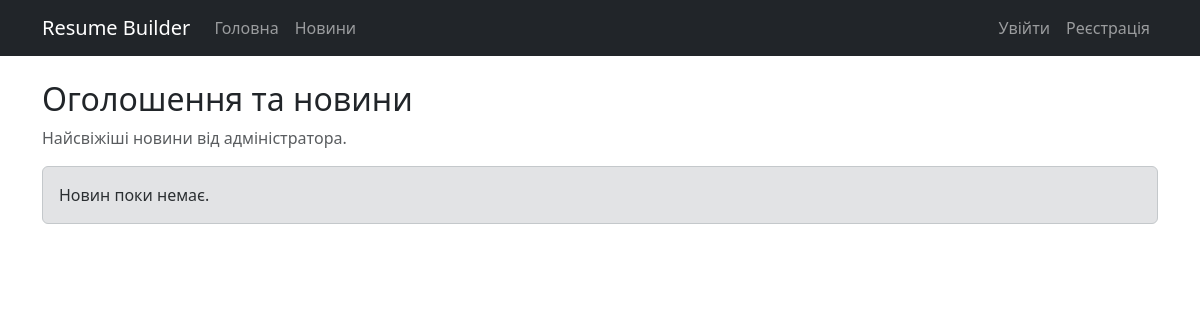
The page /news/ on the database as committed earlier.
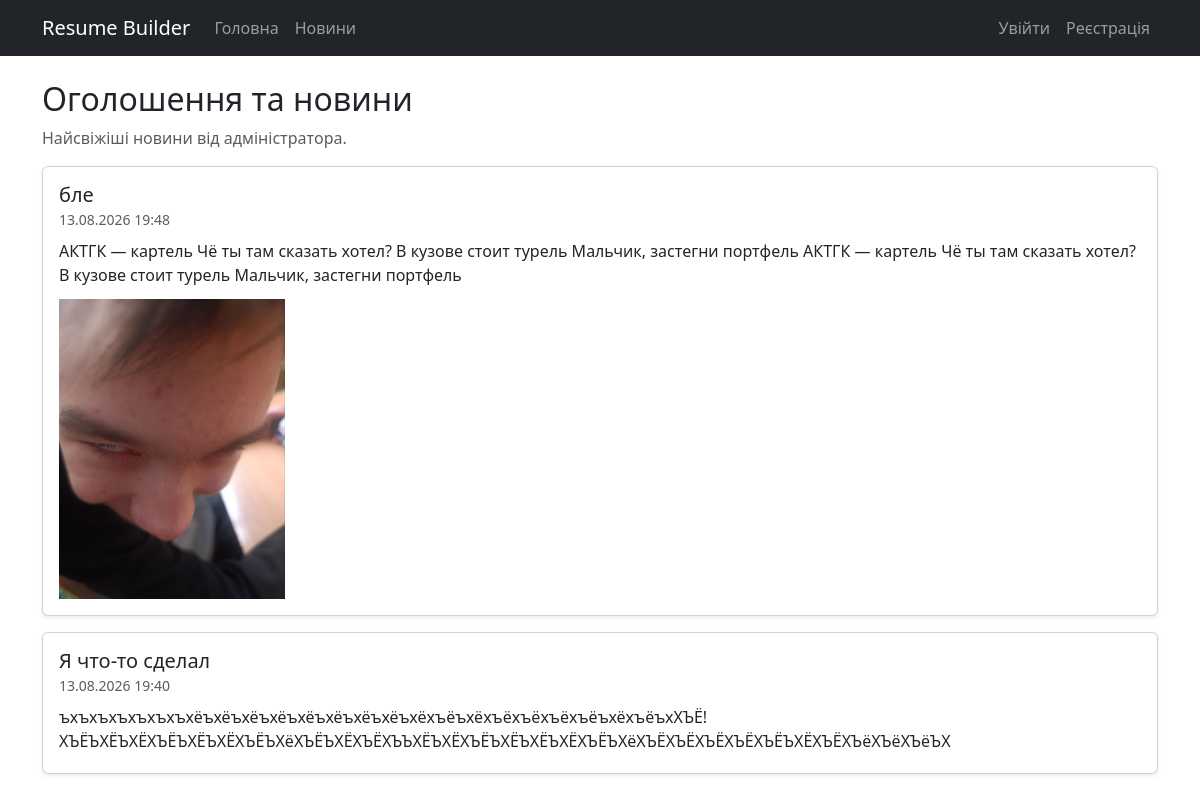
The same page on the database as committed later.
### builder/models.py (models this page shows, shortened)
class NewsItem(models.Model):
    title = models.CharField(max_length=200)
    content = models.TextField()
    image = models.ImageField(upload_to='news/', blank=True, null=True)
    author = models.ForeignKey(User, on_delete=models.SET_NULL, null=True, blank=True, related_name='news_items')
    created_at = models.DateTimeField(default=timezone.now)

### builder/views.py (the view)
# urls.py: path('news/', views.news_list, name='news_list'),
def news_list(request):
    items = NewsItem.objects.order_by('-created_at')
    form = None
    if request.user.is_authenticated and request.user.is_superuser:
        form = NewsForm()
    return render(request, 'news.html', {'items': items, 'form': form})

### builder/context_processors.py (called while the page is built)
def user_profile(request):
    if request.user.is_authenticated:
        profile = Profile.objects.filter(user=request.user).first()
        return {'user_profile': profile}
    return {'user_profile': None}

### templates/news.html (shortened to what this page needs)
{% extends 'base.html' %}
{% block content %}
<h2>Оголошення та новини</h2>
<p class="text-muted">Найсвіжіші новини від адміністратора.</p>
<div id="news-container">
    <div id="news-feed">
        {% for item in items %}
        <div class="card shadow-sm mb-3 news-item" data-id="{{ item.pk }}">
            <div class="card-body">
                <div class="d-flex justify-content-between align-items-start mb-2">
                    <div>
                        <h5 class="card-title mb-0">{{ item.title }}</h5>
                        <small class="text-muted">{{ item.created_at|date:"d.m.Y H:i" }}</small>
                    </div>
                </div>
                <p class="card-text mb-1">{{ item.content }}</p>
                {% if item.image %}
                <div><img src="{{ item.image.url }}" alt="img" class="img-fluid mt-2" style="max-height:300px;"></div>
                {% endif %}
            </div>
        </div>
        {% empty %}
        <div class="alert alert-secondary">Новин поки немає.</div>
        {% endfor %}
    </div>
</div>
{% endblock %}

### templates/base.html (shortened to what this page needs)
<!DOCTYPE html>
<html lang="uk">
<head>
    <link rel="stylesheet" href="https://cdn.jsdelivr.net/npm/bootstrap@5.3.3/dist/css/bootstrap.min.css">
</head>
<body>
<nav class="navbar navbar-expand-lg navbar-dark bg-dark">
    <div class="container">
        <a class="navbar-brand" href="{% url 'home' %}">Resume Builder</a>
        <div class="collapse navbar-collapse">
            <ul class="navbar-nav me-auto">
                <li class="nav-item"><a class="nav-link" href="{% url 'home' %}">Головна</a></li>
                <li class="nav-item"><a class="nav-link" href="{% url 'news_list' %}">Новини</a></li>
            </ul>
            <ul class="navbar-nav align-items-center">
                {% if user.is_authenticated %}
                <li class="nav-item me-2">
                    <a class="nav-link p-0" href="{% url 'profile_list' %}">
                        {% if user_profile and user_profile.photo %}
                        <img src="{{ user_profile.photo.url }}" alt="avatar" class="rounded-circle" style="width:36px;height:36px;object-fit:cover;">
                        {% else %}
                        <div class="rounded-circle bg-secondary text-white d-flex align-items-center justify-content-center" style="width:36px;height:36px;font-weight:600;">{{ user.username|slice:":1"|upper }}</div>
                        {% endif %}
                    </a>
                </li>
                <li class="nav-item"><a class="nav-link" href="{% url 'logout' %}">Вийти</a></li>
                {% else %}
                <li class="nav-item"><a class="nav-link" href="{% url 'login' %}">Увійти</a></li>
                <li class="nav-item"><a class="nav-link" href="{% url 'register' %}">Реєстрація</a></li>
                {% endif %}
            </ul>
        </div>
    </div>
</nav>
<div class="container py-4">
    {% block content %}{% endblock %}
</div>
</body>
</html>

Rows that differ between the two databases and show on the page:
added NewsItem: title "бле", created_at "13.08.2026 19:48", content "АКТГК — картель Чё ты там сказать хотел? В кузове стоит турель Мальчик, застегни портфель АКТГК — картель Чё ты там сказать хотел? В кузове стоит турель Мальчик, застегни портфель", image (picture)
added NewsItem: title "Я что-то сделал", created_at "13.08.2026 19:40", content "ъхъхъхъхъхъхъхёъхёъхёъхёъхёъхёъхёъхёъхёхъёъхёхъёхъёхъёхъёъхёхъёъхХЪЁ!ХЪЁЪХЁЪХЁХЪЁЪХЁЪХЁХЪЁЪХёХЪЁЪХЁХЪЁХЪЪХЁЪХЁХЪЁЪХЁЪХЁЪХЁХЪЁЪХёХЪЁХЪЁХЪЁХЪЁХЪЁЪХЁХЪЁХЪёХЪёХЪёЪХ"
Other text that changed with them:
text no longer shown: "Новин поки немає."
